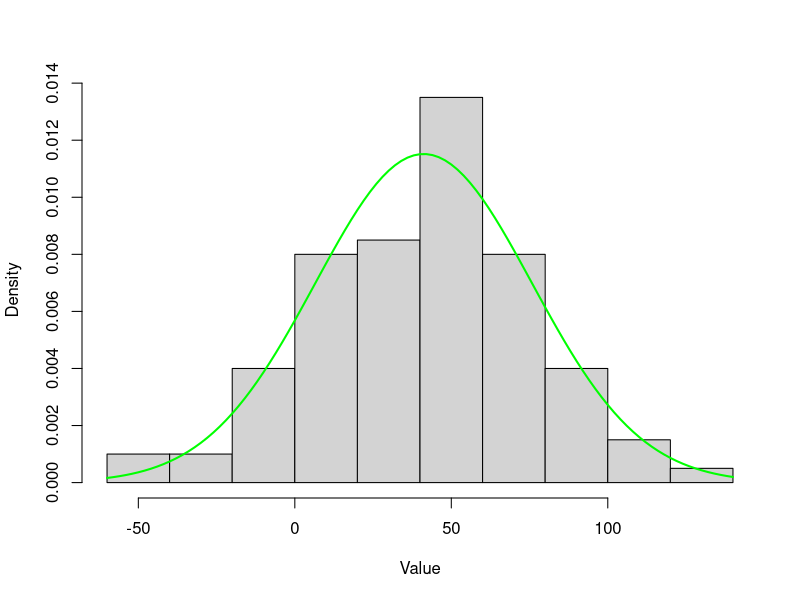

Recreate this plot in R.
library(MASS)
pdf("normal_mle.pdf")
count <- 100;
data <- rnorm(count, mean = 40, sd = 32);
est <- fitdistr(data, densfun="normal")$estimate;
hist(data, freq = F, breaks = 10, ylab="Density", xlab="Value", main="");
curve(dnorm(x, est[1], est[2]), col="green", lwd=2, add=T);
